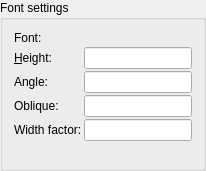
      <widget class="QGroupBox" name="bgFont">
       <property name="sizePolicy">
        <sizepolicy hsizetype="Preferred" vsizetype="Preferred">
         <horstretch>0</horstretch>
         <verstretch>0</verstretch>
        </sizepolicy>
       </property>
       <property name="title">
        <string>Font settings</string>
       </property>
       <layout class="QGridLayout">
        <property name="spacing">
         <number>2</number>
        </property>
        <item row="5" column="2">
         <widget class="QLineEdit" name="leWidthRel"/>
        </item>
        <item row="3" column="2">
         <widget class="QLineEdit" name="leAngle">
          <property name="sizePolicy">
           <sizepolicy hsizetype="Expanding" vsizetype="Fixed">
            <horstretch>0</horstretch>
            <verstretch>0</verstretch>
           </sizepolicy>
          </property>
         </widget>
        </item>
        <item row="2" column="1">
         <widget class="QLabel" name="lHeight">
          <property name="text">
           <string>&amp;Height:</string>
          </property>
          <property name="wordWrap">
           <bool>false</bool>
          </property>
          <property name="buddy">
           <cstring>leHeight</cstring>
          </property>
         </widget>
        </item>
        <item row="3" column="1">
         <widget class="QLabel" name="lAngle">
          <property name="text">
           <string>Angle:</string>
          </property>
         </widget>
        </item>
        <item row="6" column="1">
         <spacer name="spacer2">
          <property name="orientation">
           <enum>Qt::Vertical</enum>
          </property>
          <property name="sizeType">
           <enum>QSizePolicy::Expanding</enum>
          </property>
          <property name="sizeHint" stdset="0">
           <size>
            <width>20</width>
            <height>16</height>
           </size>
          </property>
         </spacer>
        </item>
        <item row="2" column="2">
         <widget class="QLineEdit" name="leHeight">
          <property name="sizePolicy">
           <sizepolicy hsizetype="Expanding" vsizetype="Fixed">
            <horstretch>0</horstretch>
            <verstretch>0</verstretch>
           </sizepolicy>
          </property>
         </widget>
        </item>
        <item row="6" column="2">
         <spacer name="spacer2_2">
          <property name="orientation">
           <enum>Qt::Vertical</enum>
          </property>
          <property name="sizeType">
           <enum>QSizePolicy::Expanding</enum>
          </property>
          <property name="sizeHint" stdset="0">
           <size>
            <width>20</width>
            <height>16</height>
           </size>
          </property>
         </spacer>
        </item>
        <item row="4" column="1">
         <widget class="QLabel" name="lOblique">
          <property name="text">
           <string>Oblique:</string>
          </property>
         </widget>
        </item>
        <item row="4" column="2">
         <widget class="QLineEdit" name="leOblique"/>
        </item>
        <item row="5" column="1">
         <widget class="QLabel" name="lWidthFactor">
          <property name="text">
           <string>Width factor:</string>
          </property>
         </widget>
        </item>
        <item row="1" column="1">
         <widget class="QLabel" name="lFont">
          <property name="text">
           <string>Font:</string>
          </property>
         </widget>
        </item>
        <item row="1" column="2">
         <widget class="QG_FontBox" name="cbFont" native="true">
          <property name="sizePolicy">
           <sizepolicy hsizetype="Expanding" vsizetype="Fixed">
            <horstretch>0</horstretch>
            <verstretch>0</verstretch>
           </sizepolicy>
          </property>
          <property name="minimumSize">
           <size>
            <width>0</width>
            <height>10</height>
           </size>
          </property>
          <property name="focusPolicy">
           <enum>Qt::WheelFocus</enum>
          </property>
         </widget>
        </item>
       </layout>
      </widget>
